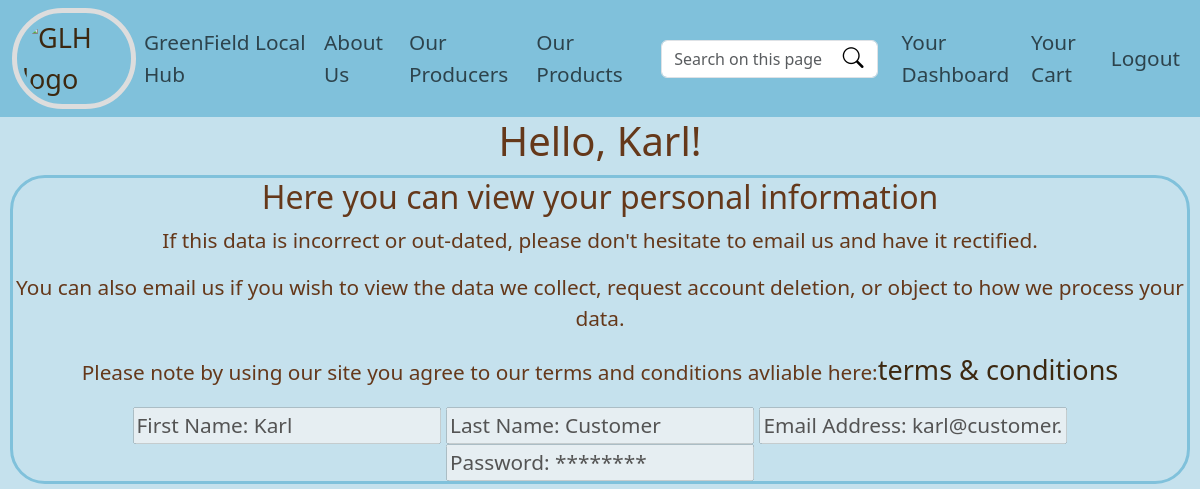
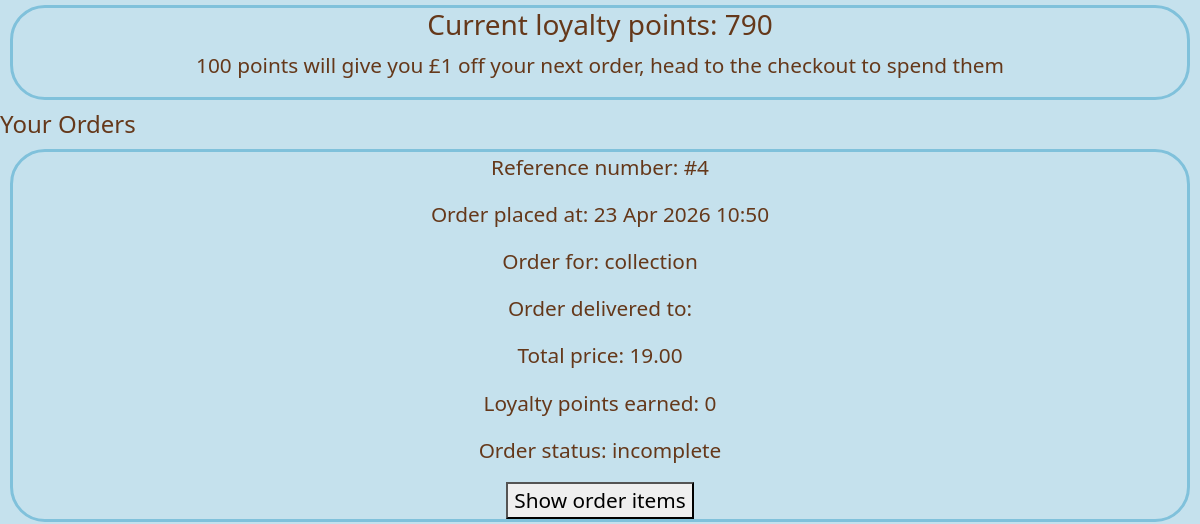
Before: /customer-dashboard/ (signed in, upper part) with the older database file (2 pictures, top to bottom).
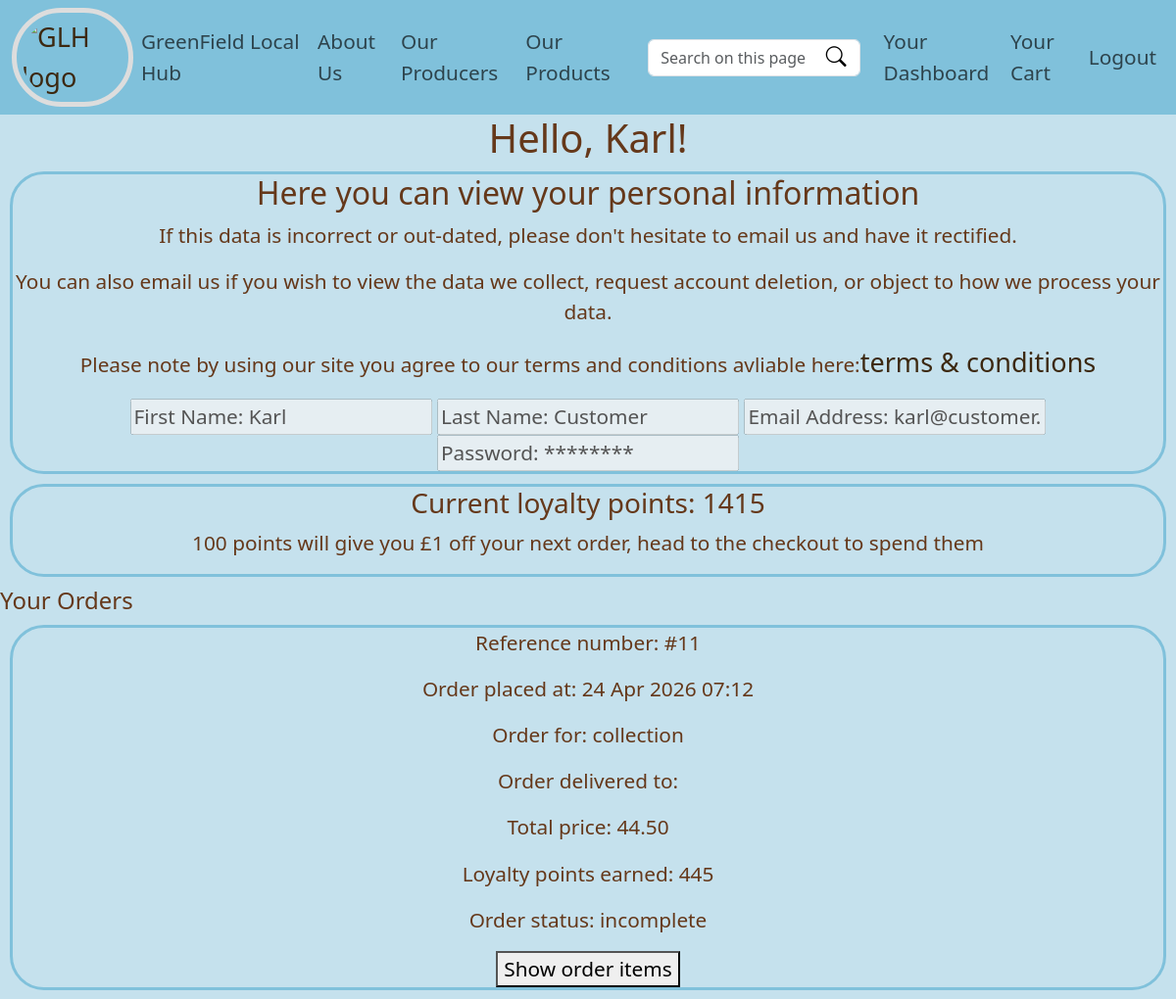
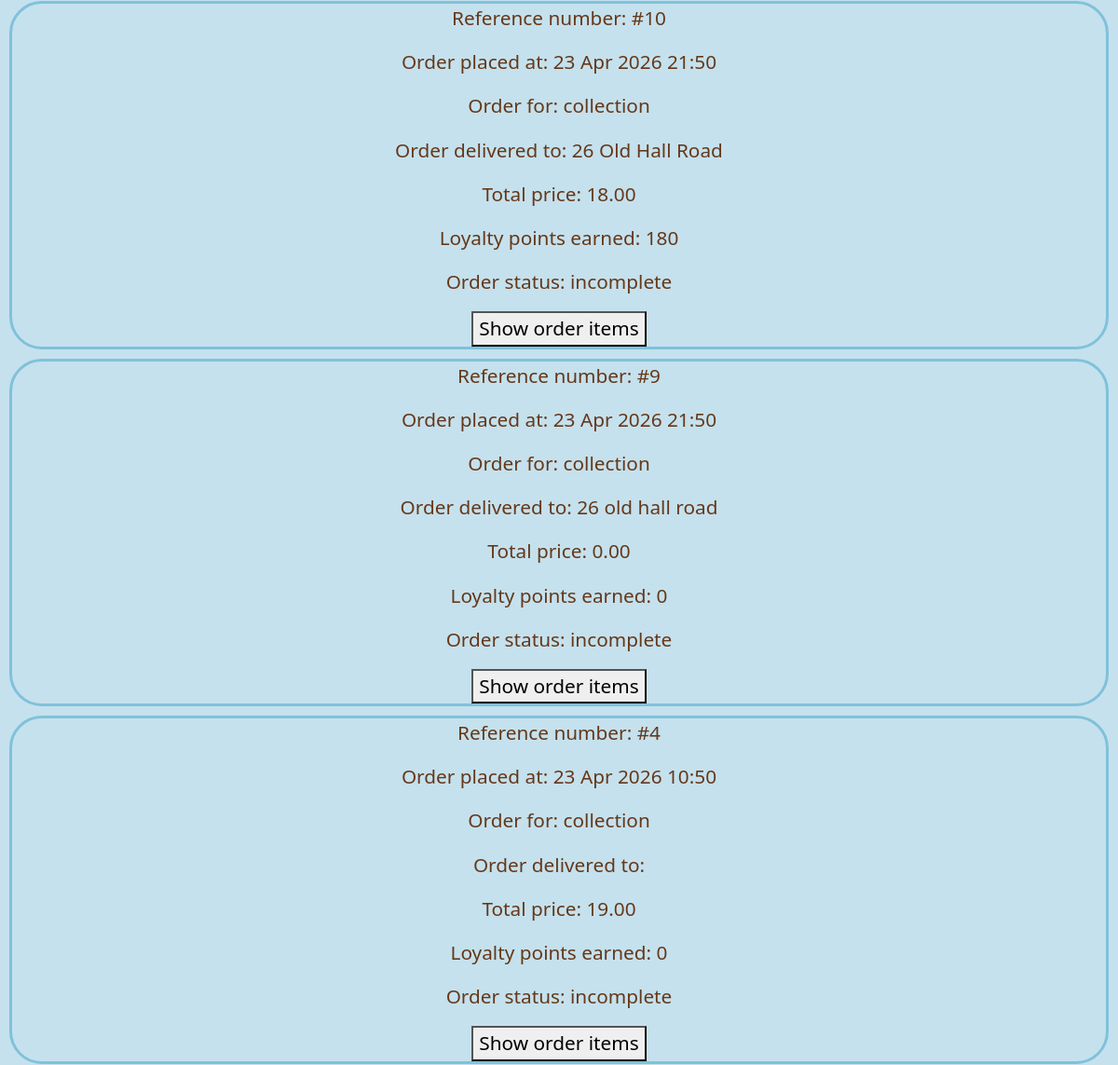
After: the same page with the newer database file (2 pictures, top to bottom).
### UserAccounts/models.py (models this page shows, shortened)
class User(AbstractUser):
    USERTYPE = (
        ("customer", "Customer"),
        ("producer", "Producer"),
    )
    user_type = models.CharField(max_length=15, choices = USERTYPE, default="customer")
    user_loyalty_points = models.IntegerField(default = 0)
    @property
    def is_customer(self):
        return self.user_type == "customer"
    @property
    def is_producer(self):
        return self.user_type == "producer"

### UserOrders/models.py (models this page shows, shortened)
class Order(models.Model):
    customer = models.ForeignKey(User, on_delete=models.CASCADE)
    created_at = models.DateTimeField(auto_now_add=True)
    is_completed = models.BooleanField(default=False)
    delivery_order = models.BooleanField(default=False)
    total_order_price = models.DecimalField(max_digits=10, decimal_places=2, default=0)
    customer_delivery_address = models.CharField(max_length=600, default="")
    loyalty_points_earned = models.PositiveIntegerField(default = 0)

### GLHApp/views.py (the view)
# urls.py: path('customer-dashboard/', views.customerDashboard, name='customerDashboard'),
@login_required
def customerDashboard(request):
    active_and_past_customer_orders = Order.objects.filter(customer=request.user).order_by('-created_at')
    return render(request, 'customerDashboard.html',{
        'orders': active_and_past_customer_orders,
        'user': request.user,
    })

### templates/customerDashboard.html (shortened to what this page needs)
{% extends "base.html" %}
{% block body_block %}
<h1>Hello, {{ user.first_name }}!</h1>
<div class="block">
<h2>Here you can view your personal information</h2>
<p>If this data is incorrect or out-dated, please don't hesitate to email us and have it rectified.</p>
<p>You can also email us if you wish to view the data we collect, request account deletion, or object to how we process your data.</p>
<p>Please note by using our site you agree to our terms and conditions avliable here:<a href="{% url 'index' %}">terms & conditions</a></p>
<input type="text" value="First Name: {{user.first_name}}" disabled>
<input type="text" value="Last Name: {{user.last_name}}" disabled>
<input type="text" value="Email Address: {{user.email}}" disabled>
<input type="text" value="Password: ********" disabled>
</div>
<div class="block">
<h3>Current loyalty points: {{user.user_loyalty_points}}</h3>
<p> 100 points will give you £1 off your next order, head to the checkout to spend them</p>
</div>
<h4>Your Orders</h4>
{% if orders %}
{% for order in orders %}
<div class="block">
<p>Reference number: #{{order.id}}</p>
<p>Order placed at: {{ order.created_at|date:"d M Y H:i" }}</p>
{% if order.delivery_order %}
<p>Order for: delivery</p>
{% else %}
<p>Order for: collection</p>
{% endif %}
<p>Order delivered to: {{order.customer_delivery_address}}</p>
<p>Total price: {{order.total_order_price}}</p>
<p>Loyalty points earned: {{order.loyalty_points_earned}}</p>
{% if order.is_completed %}
<p>Order status: complete</p>
{% else %}
<p>Order status: incomplete</p>
{% endif %}
<button onclick="hideOrderItems()">Show order items</button>
    </div>
  {% endfor %}
{% else %}
  <p>You haven't placed any orders yet.
     <a href="/products/">Start shopping!</a>
  </p>
{% endif %}
{% endblock %}

Changed rows visible on the page:
changed User "Karl": user_loyalty_points "790" → "1415"
added Order: id "11", created_at "24 Apr 2026 07:12", delivery_order "Order for: collection", total_order_price "44.50", loyalty_points_earned "445", is_completed "Order status: incomplete"
added Order: id "10", created_at "23 Apr 2026 21:50", delivery_order "Order for: collection", customer_delivery_address "26 Old Hall Road", total_order_price "18.00", loyalty_points_earned "180", is_completed "Order status: incomplete"
added Order: id "9", created_at "23 Apr 2026 21:50", delivery_order "Order for: collection", customer_delivery_address "26 old hall road", total_order_price "0.00", loyalty_points_earned "0", is_completed "Order status: incomplete"
